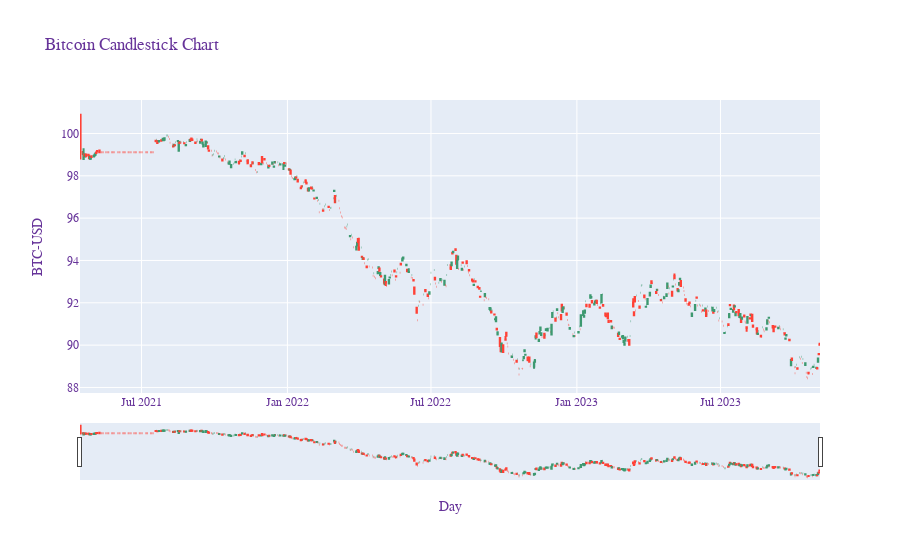

Here is the notebook cell this chart was saved with:
### Markdown cell above
La serie temporal de precios de Bitcoin (BTC) exhibe una tendencia claramente bajista a lo largo del período analizado.

### Code cell
# Gráfico de velas para mejor visualización
fig = go.Figure(data=[go.Candlestick(x = BTC_df.Date,
                                     open = BTC_df.Open, 
                                     high = BTC_df.High,
                                     low = BTC_df.Low, 
                                     close = BTC_df.Close)
                     ])
fig.update_layout(
    title="Bitcoin Candlestick Chart",
    xaxis_title="Day",
    yaxis_title="BTC-USD",
    font=dict(
        family="Courier New, monospace",
        size=12,
        color="RebeccaPurple"
    )
)
fig.update_layout(xaxis_rangeslider_visible=True)
fig.show()

### Figure 1 — Plotly figure (JSON) as saved in the notebook; plotly's stock layout.template omitted (floating-point values rounded to 4 significant figures; data arrays with more than 128 entries replaced by an {"elided": "..."} marker saying what was removed)
{"data": [{"close": {"elided": "644 float values"}, "high": {"elided": "644 float values"}, "low": {"elided": "644 float values"}, "open": {"elided": "644 float values"}, "type": "candlestick", "x": {"elided": "644 str values"}}], "layout": {"font": {"color": "RebeccaPurple", "family": "Courier New, monospace", "size": 12}, "title": {"text": "Bitcoin Candlestick Chart"}, "xaxis": {"rangeslider": {"visible": true}, "title": {"text": "Day"}}, "yaxis": {"title": {"text": "BTC-USD"}}}}
